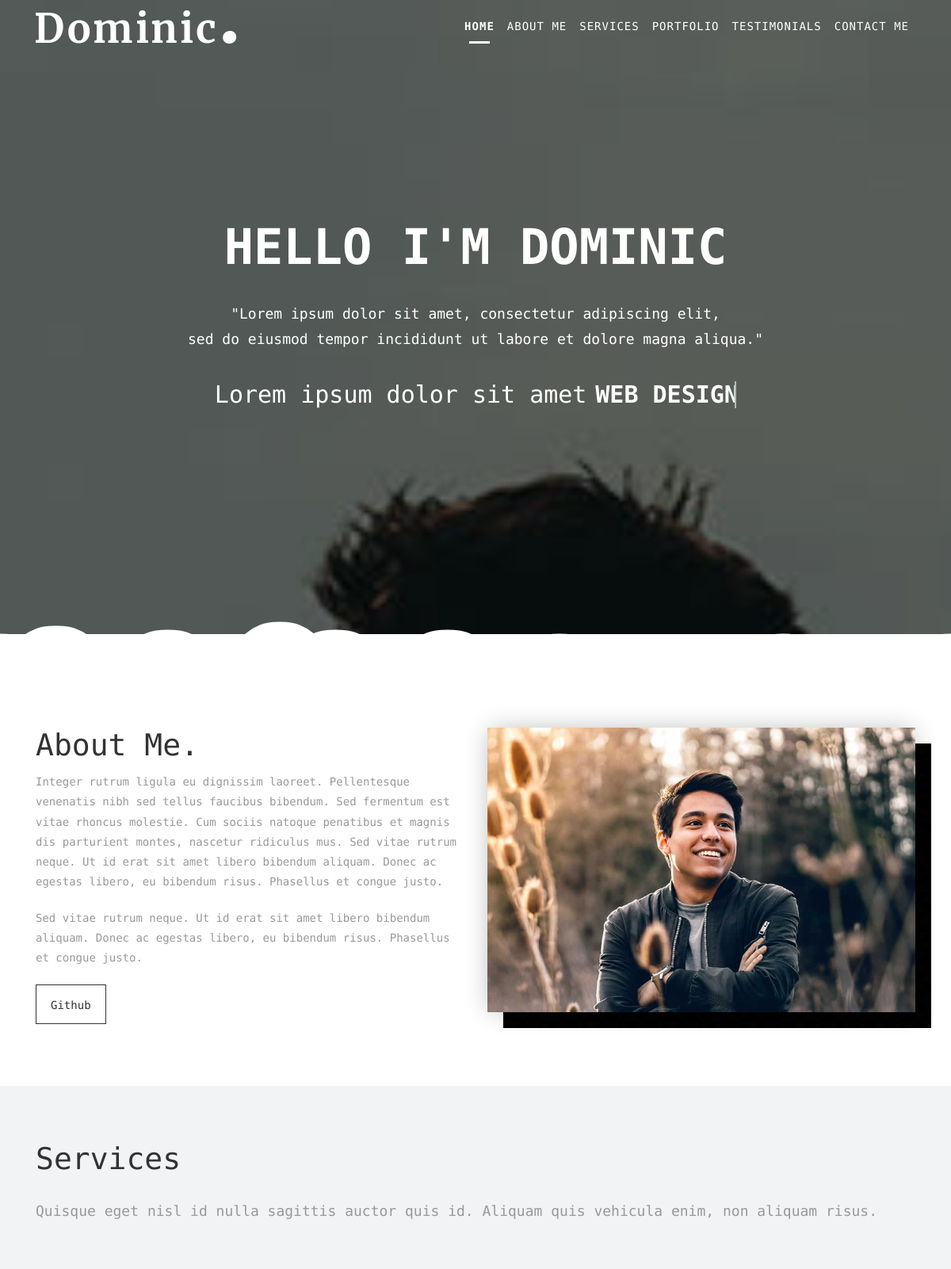
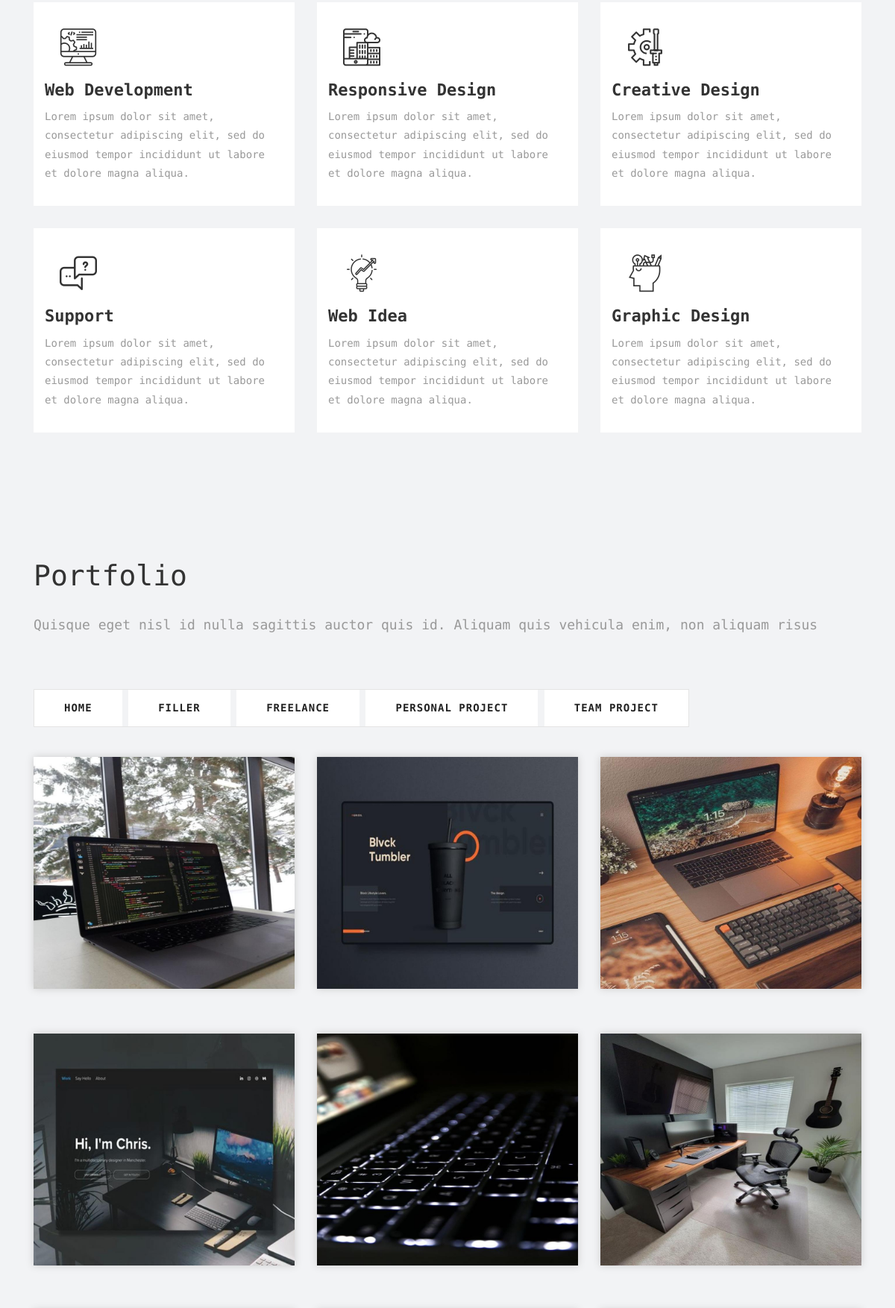
The page / (upper part) on the database its author committed (2 pictures, top to bottom).
### portfolio/models.py (models this page shows, shortened)
class Category(models.Model):
    title = models.CharField(max_length=255)
    slug = models.SlugField(max_length=255, verbose_name="URL", unique=True)
    def get_absolute_url(self):
        return reverse('category', kwargs={'slug': self.slug})
    class Meta:
        ordering = ['title']
        db_table = 'categories'
        verbose_name = "Категория(ю)"
        verbose_name_plural = "Категории"

class Project(models.Model):
    title = models.CharField(max_length=100, verbose_name="Заголовок")
    slug = models.CharField(max_length=100, verbose_name="URL", unique=True)
    content = models.TextField(verbose_name="Описание", blank=True)
    image = models.FileField(upload_to=f"logo/%Y/%m/%d", verbose_name="Картинка", blank=True)
    created_at = models.DateField(auto_now_add=True, verbose_name="Дата создания")
    category = models.ForeignKey(Category, on_delete=models.CASCADE, verbose_name="Категория", related_name="projects")
    tags = models.ManyToManyField(Tag, blank=True, verbose_name="Теги", related_name="projects")
    status = models.BooleanField(default=True, verbose_name="Статус")
    views = models.IntegerField(default=0, verbose_name="К-во просмотров")
    class Meta:
        ordering = ['-created_at']
        db_table = 'projects'
        verbose_name = 'Проект'
        verbose_name_plural = 'Проекты'
    def get_absolute_url(self):
        return reverse('single', kwargs={'slug': self.slug})

### portfolio/views.py (the view, shortened to what this page needs)
# urls.py: path('', HomeView.as_view(), name='home'),
@method_decorator(cache_page(60 * 5), name='dispatch')
class HomeView(FormView):
    form_class = ContactForm
    template_name = 'base.html'
    def get_context_data(self, **kwargs):
        context = super().get_context_data(**kwargs)
        context['items'] = get_projects()
        return context

### portfolio/services.py (called while the page is built)
def get_projects(slug=None):
    if slug:
        items = Project.objects.only('slug', 'image').filter(category__slug=slug).filter(status=True)
        return items
    items = Project.objects.only('slug', 'image').filter(status=True)
    return items

### portfolio/templatetags/porttag.py (called while the page is built)
@register.inclusion_tag('portfolio/projects_categories.html')
def show_categories():
    categories = Category.objects.all()
    return {"categories": categories}

### templates/base.html (shortened to what this page needs)
<!DOCTYPE html>
{% load static %}
{% load porttag %}
<html lang="en">
<head>
    <link rel="stylesheet" href="{% static 'portfolio/css/bootstrap.min.css' %}">
    <link rel="stylesheet" href="{% static 'portfolio/style.css' %}">
    <link rel="stylesheet" href="{% static 'portfolio/css/responsive.css' %}">
    <link rel="stylesheet" href="{% static 'portfolio/css/custom.css' %}">
</head>
<body id="page-top" class="politics_version">
    <nav class="navbar navbar-expand-lg navbar-dark fixed-top" id="mainNav">
      <div class="container">
        <a class="navbar-brand js-scroll-trigger" href="{% url 'home' %}">
			<img class="img-fluid" src="{% static 'portfolio/images/logo.png' %}" alt="" />
		</a>
        <div class="collapse navbar-collapse" id="navbarResponsive">
          <ul class="navbar-nav text-uppercase ml-auto">
            <li class="nav-item">
              <a class="nav-link js-scroll-trigger active" href="#home">Home</a>
            </li>
            <li class="nav-item">
              <a class="nav-link js-scroll-trigger" href="#about">About Me</a>
            </li>
            <li class="nav-item">
              <a class="nav-link js-scroll-trigger" href="#services">Services</a>
            </li>
            <li class="nav-item">
              <a class="nav-link js-scroll-trigger" href="#portfolio">Portfolio</a>
            </li>
            <li class="nav-item">
              <a class="nav-link js-scroll-trigger" href="#testimonials">Testimonials</a>
            </li>
			<li class="nav-item">
              <a class="nav-link js-scroll-trigger" href="#contact">Contact Me</a>
            </li>
          </ul>
        </div>
      </div>
    </nav>
	<section id="home" class="main-banner parallaxie" style="background: url({% static '/portfolio/uploads/banner-01.jpg' %})">
		<div class="heading">
			<h1>hello i'm Dominic</h1>
			<p>"Lorem ipsum dolor sit amet, consectetur adipiscing elit, <br>sed do eiusmod tempor incididunt ut labore et dolore magna aliqua."</p>
			<h3 class="cd-headline clip is-full-width">
				<span>Lorem ipsum dolor sit amet </span>
				<span class="cd-words-wrapper">
					<b>Web Design</b>
				</span>
			</h3>
		</div>
	</section>
    <div id="about" class="section wb">
        <div class="container">
            <div class="row">
                <div class="col-md-6">
                    <div class="message-box">
                        <h2>About Me.</h2>
                        <p> Integer rutrum ligula eu dignissim laoreet. Pellentesque venenatis nibh sed tellus faucibus bibendum. Sed fermentum est vitae rhoncus molestie. Cum sociis natoque penatibus et magnis dis parturient montes, nascetur ridiculus mus. Sed vitae rutrum neque. Ut id erat sit amet libero bibendum aliquam. Donec ac egestas libero, eu bibendum risus. Phasellus et congue justo. </p>
						<p>Sed vitae rutrum neque. Ut id erat sit amet libero bibendum aliquam. Donec ac egestas libero, eu bibendum risus. Phasellus et congue justo.</p>
                        <a href="https://github.com/orbins/" class="sim-btn btn-hover-new" data-text="Github"><span>Github</span></a>
                    </div>
                </div>
                <div class="col-md-6">
                    <div class="right-box-pro wow fadeIn">
                        <img src="{% static 'portfolio/uploads/about_04.jpg' %}" alt="" class="img-fluid img-rounded">
                    </div>
                </div>
            </div>
        </div>
    </div>
    <div id="services" class="section lb">
        <div class="container">
            <div class="section-title text-left">
                <h3>Services</h3>
                <p>Quisque eget nisl id nulla sagittis auctor quis id. Aliquam quis vehicula enim, non aliquam risus.</p>
            </div>
            <div class="row">
				<div class="col-md-4">
                    <div class="services-inner-box">
						<div class="ser-icon">
							<i class="flaticon-seo"></i>
						</div>
						<h2>Web Development</h2>
						<p>Lorem ipsum dolor sit amet, consectetur adipiscing elit, sed do eiusmod tempor incididunt ut labore et dolore magna aliqua.</p>
					</div>
                </div>
                <div class="col-md-4">
                    <div class="services-inner-box">
						<div class="ser-icon">
							<i class="flaticon-development"></i>
						</div>
						<h2>Responsive Design</h2>
						<p>Lorem ipsum dolor sit amet, consectetur adipiscing elit, sed do eiusmod tempor incididunt ut labore et dolore magna aliqua.</p>
					</div>
                </div>
				<div class="col-md-4">
                    <div class="services-inner-box">
						<div class="ser-icon">
							<i class="flaticon-process"></i>
						</div>
						<h2>Creative Design</h2>
						<p>Lorem ipsum dolor sit amet, consectetur adipiscing elit, sed do eiusmod tempor incididunt ut labore et dolore magna aliqua.</p>
					</div>
                </div>
				<div class="col-md-4">
                    <div class="services-inner-box">
						<div class="ser-icon">
							<i class="flaticon-discuss-issue"></i>
						</div>
						<h2>Support</h2>
						<p>Lorem ipsum dolor sit amet, consectetur adipiscing elit, sed do eiusmod tempor incididunt ut labore et dolore magna aliqua.</p>
					</div>
                </div>
				<div class="col-md-4">
                    <div class="services-inner-box">
						<div class="ser-icon">
							<i class="flaticon-idea"></i>
						</div>
						<h2>Web Idea</h2>
						<p>Lorem ipsum dolor sit amet, consectetur adipiscing elit, sed do eiusmod tempor incididunt ut labore et dolore magna aliqua.</p>
					</div>
                </div>
				<div class="col-md-4">
                    <div class="services-inner-box">
						<div class="ser-icon">
							<i class="flaticon-idea-1"></i>
						</div>
						<h2>Graphic Design</h2>
						<p>Lorem ipsum dolor sit amet, consectetur adipiscing elit, sed do eiusmod tempor incididunt ut labore et dolore magna aliqua.</p>
					</div>
                </div>
            </div>
        </div>
    </div>
	<div id="portfolio" class="section lb">
		<div class="container">
			<div class="section-title text-left">
				<h3>Portfolio</h3>
				<p>Quisque eget nisl id nulla sagittis auctor quis id. Aliquam quis vehicula enim, non aliquam risus</p>
			</div>
			{% show_categories %}
			<div class="gallery-list row">
				{% for item in items %}
					<div class="col-md-4 col-sm-6 gallery-grid">
						<div class="gallery-single fix">
							{% if item.image %}
								<img src="{{ item.image.url }}" class="img-fluid" alt="Image">
							{% else %}
								<img src="{% static 'portfolio/uploads/default.jpg' %}" class="img-fluid" alt="Image" width="900px" height = "800px">
								<div class="img-overlay">
									<a href="{{ item.get_absolute_url }}" class="hoverbutton global-radius"><i class="fa-sharp fa-solid fa fa-eye fa-2x"></i></a>
								</div>
							{% endif %}
						</div>
					</div>
				{% endfor %}
			</div>
		</div>
	</div>
</body>
</html>

### portfolio/templates/portfolio/projects_categories.html
<div class="gallery-menu row">
	<div class="col-md-12">
		<div class="button-group filter-button-group text-left">
			<button><a href ="{% url 'home' %}">Home</a></button>
			{% for category in categories %}
				<button><a href ="{{ category.get_absolute_url }}#portfolio">{{ category.title }}</a></button>
			{% endfor %}
		</div>
	</div>
</div>

### templates/base.html (style rules this page uses)
.filter-button-group button { position: relative; }
.filter-button-group button a:before { content: ''; position: absolute; top: 0; left: 0; width: 100%; height: 100%; }

### rows shown on the page
Category: title "FILLER"
Category: title "FREELANCE"
Category: title "PERSONAL PROJECT"
Category: title "TEAM PROJECT"
Project: image (picture)
Project: image (picture)
Project: image (picture)
Project: image (picture)
Project: image (picture)
Project: image (picture)
